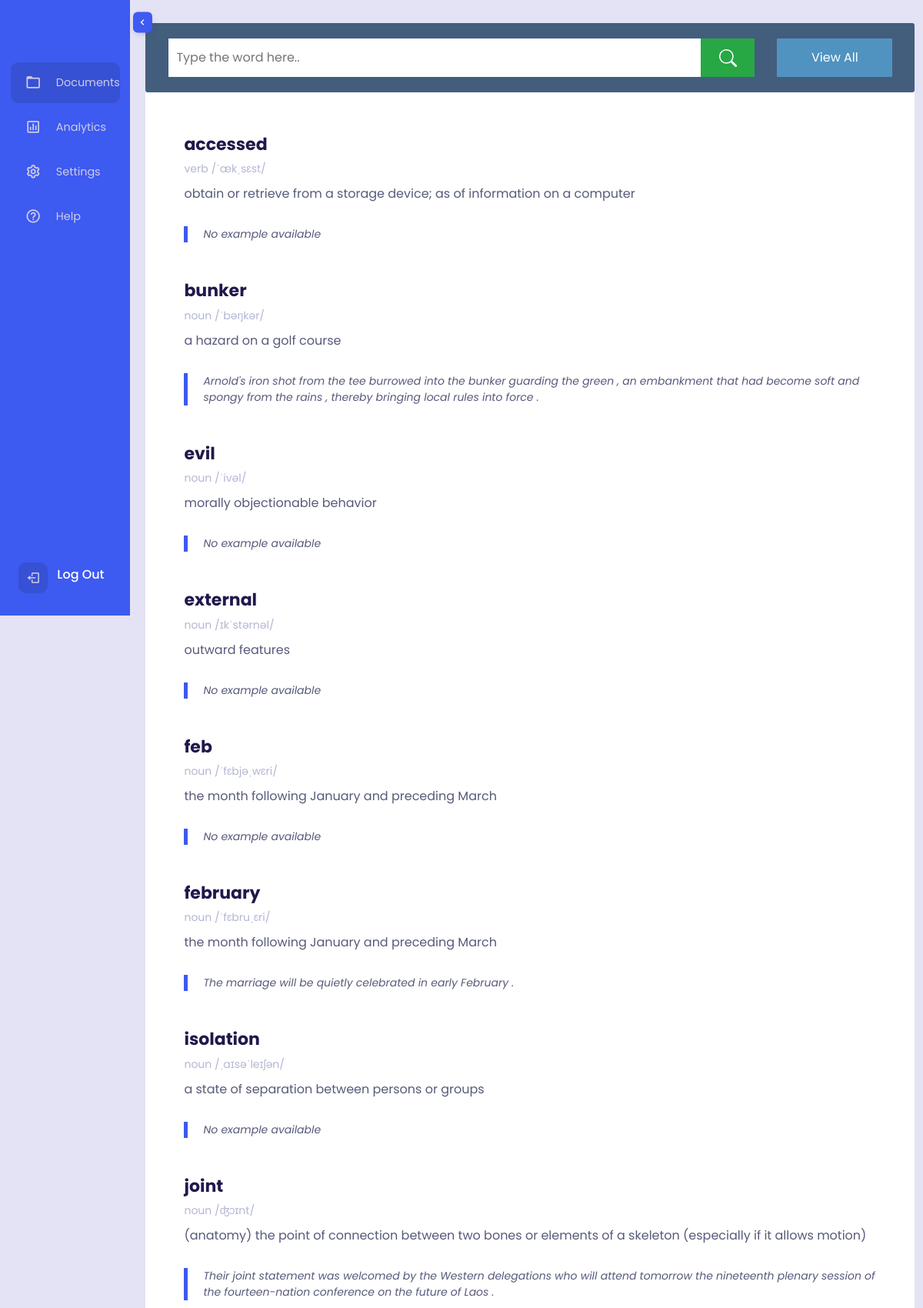
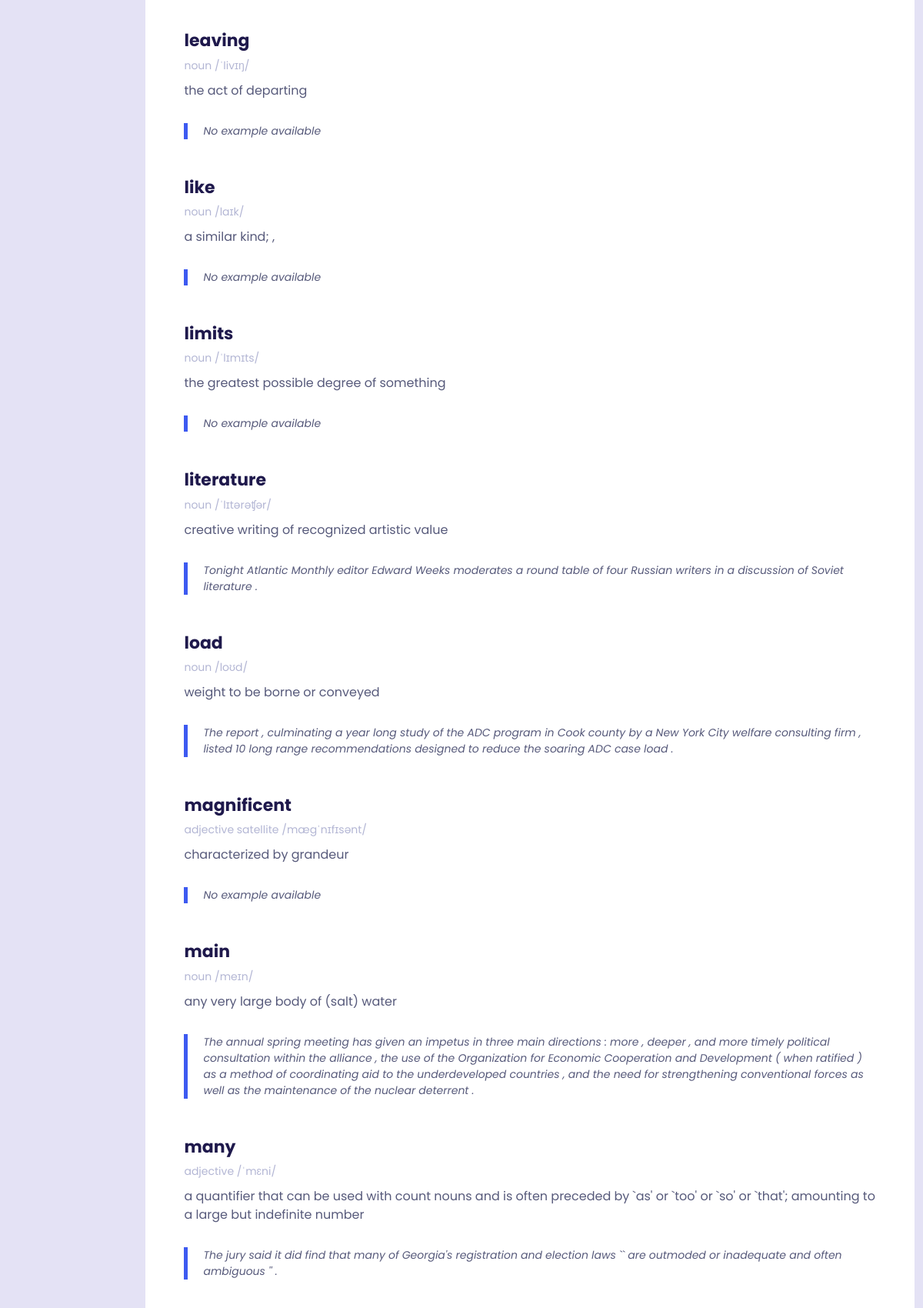
The page /api/dictionary/ (signed in, upper part) on the database its author committed (2 pictures, top to bottom).
### api/models.py (models this page shows)
class Keyword(models.Model):
    users = models.ManyToManyField(
        settings.AUTH_USER_MODEL,
        related_name='keywords',
        blank=True
    )
    paragraphs = models.ManyToManyField(
        Paragraph,
        related_name='keywords',
        blank=True
    )
    word = models.CharField(
        max_length=100,
        unique=True
    )
    part_of_speech = models.TextField(
        null=True
    )
    definition = models.TextField()
    pronunciation = models.TextField(
        null=True
    )
    example = models.TextField(
        null=True
    )

### api/views.py (the view)
# urls.py: path('api/dictionary/', DefinitionByKeyword.as_view(), name='dictionary'),
class DefinitionByKeyword(APIView):
    permission_classes = [IsAuthenticated]
    def get(self, request, *args, **kwargs):
        query = request.GET.get('word')
        user_keywords = Keyword.objects.filter(users=request.user)
        if query is not None and query != "view_all":
            user_keywords_list = [k.word for k in user_keywords]
            matches = process.extract(query, user_keywords_list, limit=None)
            similarity_threshold = 75
            similar_words = [match[0] for match in matches if match[1] >= similarity_threshold]
            user_keywords = user_keywords.filter(word__in=similar_words)
        user_keywords = user_keywords.order_by('word')
        return render(request, 'dictionary.html', context={"keywords": user_keywords})

### authentication/midleware.py (called while the page is built)
    def __call__(self, request):
        current_time = datetime.now()
        if request.user.is_authenticated:
            last_activity = request.session.get('last_activity')
            if last_activity:
                last_activity_time = datetime.strptime(last_activity, '%Y-%m-%d %H:%M:%S.%f')
                idle_time = current_time - last_activity_time
                if idle_time > timedelta(seconds=settings.SESSION_COOKIE_AGE):
                    logout(request)
        request.session['last_activity'] = str(current_time)
        response = self.get_response(request)
        return response

### templates/dictionary.html (shortened to what this page needs)
{% extends 'navbar.html' %}
{% load static %}
{% block content %}
<!DOCTYPE html>
<html lang="en">
    <head>
        <link
            rel="stylesheet"
            href="https://cdnjs.cloudflare.com/ajax/libs/font-awesome/5.15.4/css/all.min.css"
        />
        <link rel="stylesheet" href="https://stackpath.bootstrapcdn.com/bootstrap/4.5.0/css/bootstrap.min.css">
        <link href='https://unpkg.com/boxicons@2.0.9/css/boxicons.min.css' rel='stylesheet'>
        <link rel="stylesheet" type="text/css" href="{% static 'css/dictionary.css' %}"/>
        <link rel="stylesheet" type="text/css" href="{% static 'css/navbar.css' %}">
    </head>
    <body>
        <div class="container">
            <div class="search-wrapper">
                <form id="search-form">
                    <div class="search-box">
                        <input
                            type="text"
                            placeholder="Type the word here.."
                            id="inp-word"
                            name="word"
                        />
                        <button type="submit" id="search-btn">
                        </button>
                        <button id="all-btn" class="all" onclick="submitEmpty()">
                            View All
                        </button>
                    </div>
                </form>
                <div class="result" id="result">
                    {% for keyword in keywords %}
                        <h3>{{keyword.word}}</h3>
                        <div class="details">
                            {{keyword.part_of_speech}}
                            {{keyword.pronunciation}}
                        </div>
                        <div class="word-meaning">
                            {{keyword.definition}}
                        </div>
                        <div class="word-example">
                            {{keyword.example}}
                        </div>
                    {% empty %}
                        <h3 style="margin-bottom: 40px;">No matches found.</h3>
                    {% endfor %}
                </div>
            </div>
        </div>
    </body>
</html>
{% endblock %}

### templates/navbar.html (shortened to what this page needs)
{% load static %}
<!DOCTYPE html>
<html lang="en">
<head>
  <link href='https://unpkg.com/boxicons@2.0.9/css/boxicons.min.css' rel='stylesheet'>
  <link rel="stylesheet" type="text/css" href="{% static 'css/navbar.css' %}">
</head>
<body>
  <nav>
    <div class="sidebar-top">
      <span class="shrink-btn">
        <i class='bx bx-chevron-left'></i>
      </span>
    </div>
    <div class="sidebar-links">
      <ul>
        <div class="active-tab"></div>
        <li class="tooltip-element" data-tooltip="0">
          <a href="/api/upload" id='link' data-prevent-reload {% if request.resolver_match.url_name == 'home' or request.resolver_match.url_name == 'documents' %} class="active" {% endif %} data-active="0">
            <div class="icon">
              <i class='bx bx-folder'></i>
            </div>
            <span class="link hide">Documents</span>
          </a>
        </li>
        <li class="tooltip-element" data-tooltip="1">
          <a href="{% url 'analytics' %}" id='link' {% if request.resolver_match.url_name == 'analytics' %} class="active" {% endif %} data-active="1">
            <div class="icon">
              <i class='bx bx-bar-chart-square'></i>
            </div>
            <span class="link hide">Analytics</span>
          </a>
        </li>
          <li class="tooltip-element" data-tooltip="3">
            <a href="#" id='link' data-active="3">
              <div class="icon">
                <i class='bx bx-cog'></i>
              </div>
              <span class="link hide">Settings</span>
            </a>
          </li>
          <li class="tooltip-element" data-tooltip="4">
            <a href="#" id='link' data-active="4">
              <div class="icon">
                <i class='bx bx-help-circle'></i>
              </div>
              <span class="link hide">Help</span>
            </a>
          </li>
      </ul>
    </div>
    <div class="sidebar-footer">
      <div class="admin-user tooltip-element" data-tooltip="1">
        <a href="{% url 'account_logout' %}" class="log-out">
          <i class='bx bx-log-out'></i>
        </a>
        <div class="admin-profile hide">
          <div class="admin-info">
            <h3>Log Out</h3>
          </div>
        </div>
      </div>
    </div>
  </nav>
{% block content %}
{% endblock %}
</body>
</html>

### statics/css/navbar.css (style rules this page uses)
*, *::before, *::after { padding: 0; margin: 0; box-sizing: border-box; text-decoration: none !important; }
:root { --main-color: #3d5af1; --main-color-dark: #3651d4; --main-color-light: #5872f5; --text-color: #cfcde7; }
body { font-family: "Poppins", sans-serif; overflow-x: hidden; background-color: #e4e2f5; min-height: 100vh; display: flex; position: relative; }
a { text-decoration: none; }
ul { list-style: none; }
nav { position: sticky; top: 0; left: 0; height: 100vh; background-color: var(--main-color); width: 16rem; padding: 1.8rem 0.85rem; color: #fff; display: flex; flex-direction: column; transition: width 0.5s ease-in-out; }
nav::before { content: ""; position: absolute; width: 2rem; height: 100%; top: 0; left: 100%; }
.sidebar-top { position: relative; display: flex; align-items: center; }
.shrink-btn { position: absolute; top: 50%; height: 27px; padding: 0 0.3rem; background-color: var(--main-color); border-radius: 6px; cursor: pointer; box-shadow: 0 3px 10px -3px rgba(70, 46, 118, 0.3); right: -2.65rem; transform: translateY(-50%) translateX(-8px); opacity: 0; pointer-events: none; transition: 0.3s; }
.shrink-btn i { line-height: 27px; transition: 0.3s; }
.sidebar-links ul { margin-top: 50px; position: relative; }
.sidebar-links li { position: relative; padding: 2.5px 0; }
.sidebar-links a { color: var(--text-color); font-weight: 400; font-size: 0.9rem; display: flex; align-items: center; height: 53px; }
.icon { font-size: 1.3rem; text-align: center; min-width: 3.7rem; display: grid; grid-template-columns: 1fr; grid-template-rows: 1fr; }
.icon i { grid-column: 1 / 2; grid-row: 1 / 2; transition: 0.3s; }
.sidebar-links a .link { transition: opacity 0.3s 0.2s, color 0.3s; }
.active-tab { width: 100%; height: 53px; background-color: var(--main-color-dark); border-radius: 10px; position: absolute; top: 2.5px; left: 0; }
.sidebar-footer { position: relative; margin-top: auto; }
.admin-user { display: flex; align-items: center; }
.admin-profile { white-space: nowrap; max-width: 100%; transition: opacity 0.3s 0.2s, max-width 0.7s 0s ease-in-out; display: flex; align-items: center; flex: 1; overflow: hidden; }
.admin-info { padding-left: 0.1rem; }
.admin-info h3 { font-weight: 500; font-size: 1rem; line-height: 1; }
.log-out { display: flex; height: 40px; min-width: 2.4rem; background-color: var(--main-color-dark); color: var(--text-color); align-items: center; justify-content: center; font-size: 1.15rem; border-radius: 10px; margin: 0 0.65rem; transition: color 0.3s; }
.hide { transition: opacity 0.3s 0.2s; }

### statics/css/dictionary.css (style rules this page uses)
* { padding: 0; margin: 0; box-sizing: border-box; }
*:not(i) { font-family: "Poppins", sans-serif; }
body { background: #e4e2f5; }
.search-wrapper { background: #fff; border-radius: 3px; min-width: 1000px; margin: 30px 5px; box-shadow: 0 1px 1px rgba(0,0,0,.05); }
.search-box { width: 100%; padding: 20px 0px; padding-left: 30px; border-radius: 3px; display: flex; justify-content: space-between; background: #435d7d; }
.search-box input { padding: 10px; flex-grow: 1; width: 30%; border: none; outline: none; background: #ffff; font-size: 16px; }
.search-box button { height: 50px; width: 70px; background-color: #28a745; border: none; outline: none; color: #ffffff; cursor: pointer; margin-right: 3%; }
.search-box button.all { height: 50px; width: 150px; background-color: #5093c0; border: none; outline: none; color: #ffffff; }
.result { position: relative; padding: 5px 50px; }
.result h3 { font-size: 22px; font-weight: 700; color: #1f194c; margin-top: 50px; }
.result .details { display: flex; gap: 10px; color: #b3b6d4; margin: 5px 0 10px 0; font-size: 14px; }
.word-meaning { color: #575a7b; font-size: 16px; }
.word-example { color: #575a7b; font-style: italic; border-left: 5px solid #3d5af1;; padding-left: 20px; margin-top: 30px; margin-bottom: 30px; font-size: 14px; }

### rows shown on the page
Keyword: word "accessed", part_of_speech "verb", pronunciation "/ˈækˌsɛst/", definition "obtain or retrieve from a storage device; as of information on a computer", example "No example available"
Keyword: word "bunker", part_of_speech "noun", pronunciation "/ˈbəŋkər/", definition "a hazard on a golf course", example "Arnold's iron shot from the tee burrowed into the bunker guarding the green , an embankment that had become soft and spongy from the rains , thereby bringing local rules into force ."
Keyword: word "evil", part_of_speech "noun", pronunciation "/ˈivəl/", definition "morally objectionable behavior", example "No example available"
Keyword: word "external", part_of_speech "noun", pronunciation "/ɪkˈstərnəl/", definition "outward features", example "No example available"
Keyword: word "feb", part_of_speech "noun", pronunciation "/ˈfɛbjəˌwɛri/", definition "the month following January and preceding March", example "No example available"
Keyword: word "february", part_of_speech "noun", pronunciation "/ˈfɛbruˌɛri/", definition "the month following January and preceding March", example "The marriage will be quietly celebrated in early February ."
Keyword: word "isolation", part_of_speech "noun", pronunciation "/ˌaɪsəˈleɪʃən/", definition "a state of separation between persons or groups", example "No example available"
Keyword: word "joint", part_of_speech "noun", pronunciation "/ʤɔɪnt/", definition "(anatomy) the point of connection between two bones or elements of a skeleton (especially if it allows motion)", example "Their joint statement was welcomed by the Western delegations who will attend tomorrow the nineteenth plenary session of the fourteen-nation conference on the future of Laos ."
Keyword: word "leaving", part_of_speech "noun", pronunciation "/ˈlivɪŋ/", definition "the act of departing", example "No example available"
Keyword: word "like", part_of_speech "noun", pronunciation "/laɪk/", definition "a similar kind; ,", example "No example available"
Keyword: word "limits", part_of_speech "noun", pronunciation "/ˈlɪmɪts/", definition "the greatest possible degree of something", example "No example available"
Keyword: word "literature", part_of_speech "noun", pronunciation "/ˈlɪtərəʧər/", definition "creative writing of recognized artistic value", example "Tonight Atlantic Monthly editor Edward Weeks moderates a round table of four Russian writers in a discussion of Soviet literature ."
Keyword: word "load", part_of_speech "noun", pronunciation "/loʊd/", definition "weight to be borne or conveyed", example "The report , culminating a year long study of the ADC program in Cook county by a New York City welfare consulting firm , listed 10 long range recommendations designed to reduce the soaring ADC case load ."
Keyword: word "magnificent", part_of_speech "adjective satellite", pronunciation "/mægˈnɪfɪsənt/", definition "characterized by grandeur", example "No example available"
Keyword: word "main", part_of_speech "noun", pronunciation "/meɪn/", definition "any very large body of (salt) water", example "The annual spring meeting has given an impetus in three main directions : more , deeper , and more timely political consultation within the alliance , the use of the Organization for Economic Cooperation and Development ( when ratified ) as a method of coordinating aid to the underdeveloped countries , and the need for strengthening conventional forces as well as the maintenance of the nuclear deterrent ."
Keyword: word "many", part_of_speech "adjective", pronunciation "/ˈmɛni/", definition "a quantifier that can be used with count nouns and is often preceded by `as' or `too' or `so' or `that'; amounting to a large but indefinite number", example "The jury said it did find that many of Georgia's registration and election laws `` are outmoded or inadequate and often ambiguous '' ."
